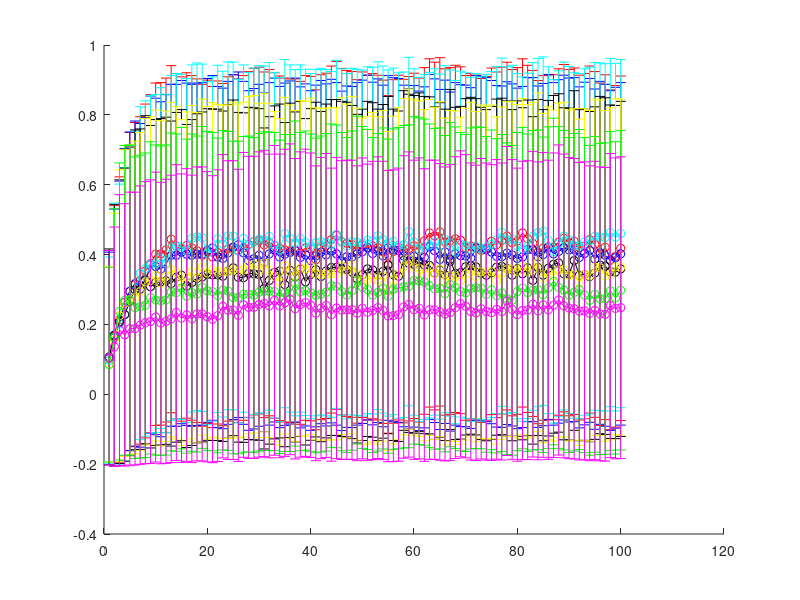

MATLAB code to generate this figure:
%clc
clear all;
load testIncS1Bad.mat
rew1 = rewLO30H{100};
clear rewLO30H

load testIncS2Bad.mat
rew2 = rewLO30H{100};
clear rewLO30H

load testIncS4Bad.mat
rew4 = rewLO30H{100};
clear rewLO30H

load testIncS5Bad.mat
rew5 = rewLO30H{100};
clear rewLO30H

load testIncS.mat
rewN = rewLO30H{100};
clear rewLO30H

load testIncS7Bad.mat
rew7 = rewLO30H{100};
clear rewLO30H

load testIncS9Bad.mat
rew9 = rewLO30H{100};
clear rewLO30H


for i = 100
    
    %rewI = rewLO30H{i};
    %rewN = rewNorm30H{i};
    %rewRo = rewRotate30H{i};
    %rewRa = rewRandom30H{i};
    
    m1 = mean(rew1,1);
    s1 = std(rew1,1);
    
    m2 = mean(rew2,1);
    s2 = std(rew2,1);
    
    mN = mean(rewN,1);
    sN = std(rewN,1);
    
    m4 = mean(rew4,1);
    s4 = std(rew4,1);
    
    m5 = mean(rew5,1);
    s5 = std(rew5,1);
    
    m7 = mean(rew7,1);
    s7 = std(rew7,1);
   
    m9 = mean(rew9,1);
    s9 = std(rew9,1);
   
    
    %mN = mean(rewN,1)
    %sN = std(rewN,1)

    %mRo = mean(rewRo,1)
    %sRo = std(rewRo,1)
    
    %mRa = mean(rewRa,1)
    %sRa = std(rewRa,1)
    figure;
    %errorbar(mN,sN,'bo-');
    hold on
    errorbar(m1,s1,'ro-');
    hold on
    errorbar(m2,s2,'bo-');
    hold on 
    errorbar(mN,sN,'co-');
    hold on
    errorbar(m4,s4,'ko-');
    hold on
    errorbar(m5,s5,'yo-');
    hold on
    errorbar(m7,s7,'go-');
    hold on
    errorbar(m9,s9,'mo-');
    mean(m1)
    mean(m2)
    mean(mN)
    mean(m4)
    mean(m5)
    mean(m7)
    mean(m9)
    %errorbar(mRo,sRo,'go-');
    %errorbar(mRa,sRa,'co-');
    
    %pause
end
    